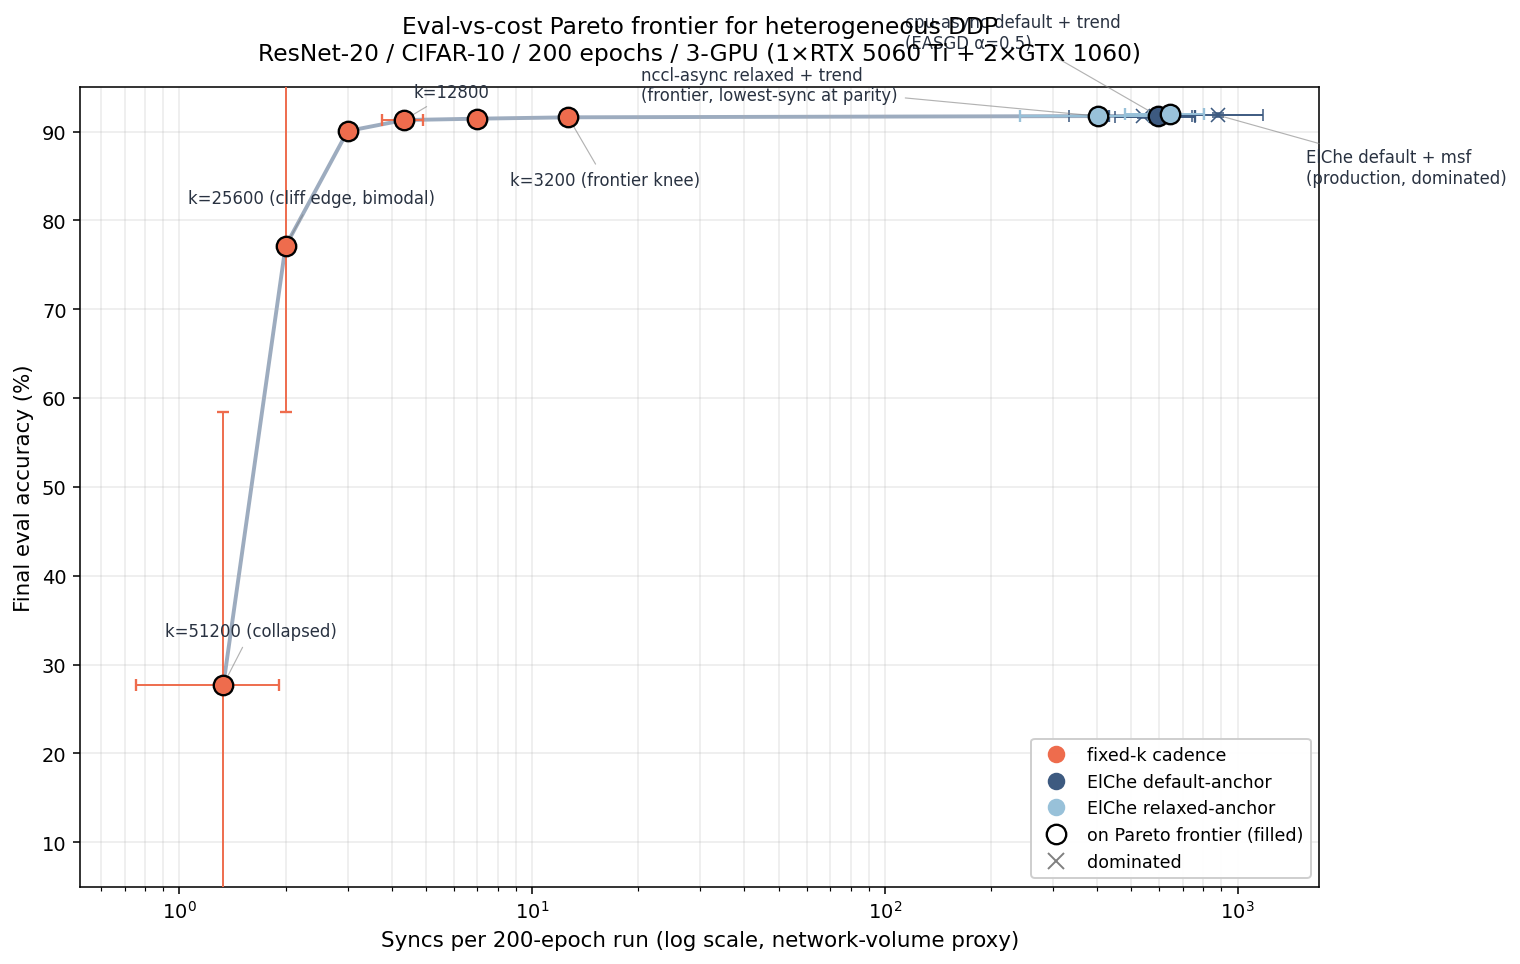

The script that saved this image:
"""Pareto frontier aggregator — cross-sweep eval-vs-syncs characterization.

The publishable result is the empirical eval-vs-cost Pareto frontier across
all 200-epoch configurations on disk. This script pulls cells from three
sweep dirs:

  - passive-observation/      (default-anchor; cpu-async = EASGD α=0.5)
  - relaxed-anchor/           (relaxed-anchor on nccl-async)
  - cliff-bracket/            (fixed-k cliff)

and produces:

  - per-config aggregate (mean ± sd over seeds)
  - frontier identification (non-dominated configs on (mean_syncs, mean_eval))
  - dominated configs with the dominator listed

Cost axis: syncs / 200ep (network-volume proxy at fixed model size). Eval axis:
held-out test accuracy.

Run from project root:
    python3 research/elche-msf/data/pareto-frontier/pareto.py
"""
import os
import re
from statistics import mean, stdev

PROJECT_ROOT = os.path.normpath(
    os.path.join(os.path.dirname(__file__), "..", "..", "..", "..")
)
RUNS_DIR = os.path.join("research", "elche-msf", "data")


# ---------------------------------------------------------------------------
# Cell registry — every per-seed run dir we want on the Pareto plot.
# Format: (config_label, seed, report_path_relative_to_project_root)
# ---------------------------------------------------------------------------

CELLS = []

# default-anchor (passive-observation): 5 seeds × 2 modes × 2 guards
for seed in range(5):
    for mode in ("nccl-async", "cpu-async"):
        for guard in ("trend", "msf"):
            CELLS.append((
                f"{mode} default {guard}",
                seed,
                f"{RUNS_DIR}/passive-observation/seed-{seed}-{mode}-{guard}/report.md",
            ))

# relaxed-anchor: nccl-async × 5 seeds × 2 guards
for seed in range(5):
    for guard in ("trend", "msf"):
        CELLS.append((
            f"nccl-async relaxed {guard}",
            seed,
            f"{RUNS_DIR}/relaxed-anchor/seed-{seed}-nccl-async-{guard}-relaxed/report.md",
        ))

# fixed-k cliff (cliff-bracket): 3 seeds × 6 k values
for seed in range(3):
    for k in (3200, 6400, 12800, 16000, 25600, 51200):
        CELLS.append((
            f"fixed k={k}",
            seed,
            f"{RUNS_DIR}/cliff-bracket/seed-{seed}-fixed-k-{k}/report.md",
        ))


# ---------------------------------------------------------------------------
# Parser — pull eval, syncs, total_s from the Per-Model Results row
# ---------------------------------------------------------------------------

def parse_main(path):
    full = os.path.join(PROJECT_ROOT, path)
    if not os.path.exists(full):
        return None
    with open(full) as f:
        text = f.read()
    m = re.search(
        r"\| (\S+) \| ([\d.]+) \| ([\d.]+) \| [+-][\d.]+ \| ([\d.]+) \| (\d+) \|",
        text,
    )
    if not m:
        return None
    return {
        "mode": m.group(1),
        "loss": float(m.group(2)),
        "eval": float(m.group(3)),
        "total_s": float(m.group(4)),
        "syncs": int(m.group(5)),
    }


# ---------------------------------------------------------------------------
# Load all cells, group by config
# ---------------------------------------------------------------------------

def msd(xs):
    n = len(xs)
    if n == 0: return None, None
    m = sum(xs) / n
    if n == 1: return m, 0.0
    return m, (sum((x - m) ** 2 for x in xs) / (n - 1)) ** 0.5


configs = {}
missing = []
for label, seed, path in CELLS:
    rec = parse_main(path)
    if rec is None:
        missing.append((label, seed, path))
        continue
    configs.setdefault(label, []).append((seed, rec))

print("=" * 100)
print(" PARETO FRONTIER AGGREGATION — eval vs cost (syncs/200ep)")
print("=" * 100)
print(f" Loaded {sum(len(v) for v in configs.values())} cells across {len(configs)} configurations.")
if missing:
    print(f" {len(missing)} cells missing on disk:")
    for lbl, s, p in missing[:5]:
        print(f"   {lbl}  seed={s}  {p}")
    if len(missing) > 5:
        print(f"   ... +{len(missing) - 5} more")
print()


# ---------------------------------------------------------------------------
# Per-config aggregate
# ---------------------------------------------------------------------------

per_config = {}
for label, recs in configs.items():
    evals = [r["eval"] for _, r in recs]
    syncs = [r["syncs"] for _, r in recs]
    wall = [r["total_s"] for _, r in recs]
    em, esd = msd(evals)
    sm, ssd = msd(syncs)
    wm, wsd = msd(wall)
    per_config[label] = {
        "n": len(recs),
        "eval_mean": em, "eval_sd": esd,
        "syncs_mean": sm, "syncs_sd": ssd,
        "wall_mean": wm, "wall_sd": wsd,
    }


# ---------------------------------------------------------------------------
# Pareto frontier — config A is dominated if exists B with B.eval > A.eval
# AND B.syncs < A.syncs. Strict domination on both axes.
# ---------------------------------------------------------------------------

labels_sorted = sorted(
    per_config.keys(),
    key=lambda lab: per_config[lab]["syncs_mean"],
)

frontier = []
dominated = {}
EPS_EVAL = 1e-4   # eval ties under this are ignored for domination
EPS_SYNC = 0.5    # sync ties under 0.5 are ignored

for a in labels_sorted:
    A = per_config[a]
    dominator = None
    for b in labels_sorted:
        if a == b:
            continue
        B = per_config[b]
        if (B["eval_mean"] > A["eval_mean"] + EPS_EVAL
            and B["syncs_mean"] < A["syncs_mean"] - EPS_SYNC):
            dominator = b
            break
    if dominator is None:
        frontier.append(a)
    else:
        dominated[a] = dominator


# ---------------------------------------------------------------------------
# Output: full table sorted by sync count, frontier marked
# ---------------------------------------------------------------------------

print("-" * 100)
print(" Per-config aggregate (sorted by mean sync count, ascending)")
print("-" * 100)
print(f" {'config':<32} {'n':>3}  {'eval mean ± sd':>17}  {'syncs mean ± sd':>17}  {'wall (s) mean ± sd':>20}  status")
print(" " + "-" * 99)
for label in labels_sorted:
    c = per_config[label]
    n = c["n"]
    em = c["eval_mean"] * 100
    esd = c["eval_sd"] * 100
    sm = c["syncs_mean"]
    ssd = c["syncs_sd"]
    wm = c["wall_mean"]
    wsd = c["wall_sd"]
    if label in dominated:
        status = f"dominated by {dominated[label]}"
    else:
        status = "FRONTIER" if n >= 3 else "frontier (n<3)"
    print(
        f" {label:<32} {n:>3}  {em:>6.2f}% ± {esd:>4.2f}     {sm:>8.0f} ± {ssd:>5.0f}     {wm:>8.1f} ± {wsd:>5.1f}     {status}"
    )

print()
print("-" * 100)
print(" Pareto frontier (non-dominated configs, sorted by sync count)")
print("-" * 100)
for label in labels_sorted:
    if label not in frontier:
        continue
    c = per_config[label]
    n_marker = "" if c["n"] >= 3 else f"  [n={c['n']}]"
    print(
        f"  {label:<32}  eval = {c['eval_mean']*100:>5.2f}%  syncs = {c['syncs_mean']:>6.0f}{n_marker}"
    )

print()
print("-" * 100)
print(" ASCII Pareto scatter (eval vs syncs, x is log-spaced)")
print("-" * 100)

# Simple log-x scatter, 80 cols wide, plot eval ∈ [10, 92] mapped to ~20 rows
import math
def log10_safe(x):
    return math.log10(max(x, 1))

x_min = log10_safe(min(c["syncs_mean"] for c in per_config.values()))
x_max = log10_safe(max(c["syncs_mean"] for c in per_config.values()))
y_min = 10
y_max = 92
W = 70
H = 22

grid = [[" "] * W for _ in range(H)]
for label, c in per_config.items():
    xn = (log10_safe(c["syncs_mean"]) - x_min) / (x_max - x_min)
    yn = (c["eval_mean"] * 100 - y_min) / (y_max - y_min)
    col = max(0, min(W - 1, int(xn * (W - 1))))
    row = max(0, min(H - 1, H - 1 - int(yn * (H - 1))))
    marker = "F" if label in frontier else "x"
    if grid[row][col] in (" ", "x") or marker == "F":
        grid[row][col] = marker

print(f"  {'eval %':>7}")
for r, line in enumerate(grid):
    yval = y_max - (y_max - y_min) * r / (H - 1)
    label_y = f"{yval:>6.1f}" if r % 4 == 0 else "      "
    print(f"  {label_y} | {''.join(line)}")
print(f"          +{'-' * W}")
print(f"           1{' ' * (W // 4 - 4)}10{' ' * (W // 4 - 5)}100{' ' * (W // 4 - 6)}1000   syncs/200ep (log)")
print(f"  Legend: F = on Pareto frontier;  x = dominated configuration")

print()
print("-" * 100)
print(" Writing matplotlib plot")
print("-" * 100)

try:
    import matplotlib
    matplotlib.use("Agg")
    import matplotlib.pyplot as plt
    from matplotlib.patches import FancyArrowPatch

    fig, ax = plt.subplots(figsize=(11, 7), dpi=120)

    # Frontier line — sort frontier configs by sync count, draw step-function
    frontier_pts = sorted(
        [(per_config[lab]["syncs_mean"], per_config[lab]["eval_mean"] * 100, lab)
         for lab in frontier],
        key=lambda t: t[0],
    )
    # The Pareto frontier in (lower-cost, higher-eval) is the upper-left envelope.
    # We trace it as a piecewise-linear curve through the eval-monotone-increasing
    # subsequence (so it doesn't dip into collapse cells).
    upper_envelope = []
    for x, y, lab in frontier_pts:
        if not upper_envelope or y > upper_envelope[-1][1]:
            upper_envelope.append((x, y, lab))
    if len(upper_envelope) > 1:
        ax.plot(
            [p[0] for p in upper_envelope],
            [p[1] for p in upper_envelope],
            color="#3d5a80", linewidth=2, alpha=0.5, zorder=1,
            label="Pareto frontier (upper envelope)",
        )

    # Scatter all configs, color-code by family
    family_color = {
        "fixed":     "#ee6c4d",   # warm — fixed-k cliff axis
        "default":   "#3d5a80",   # blue — production default
        "relaxed":   "#98c1d9",   # light blue — relaxed-anchor
    }
    def family_of(label):
        if "fixed" in label: return "fixed"
        if "relaxed" in label: return "relaxed"
        return "default"

    for label, c in per_config.items():
        fam = family_of(label)
        on_front = label in frontier
        marker = "o" if on_front else "x"
        size = 110 if on_front else 70
        edgecolor = "black" if on_front else family_color[fam]
        ax.errorbar(
            c["syncs_mean"], c["eval_mean"] * 100,
            xerr=c["syncs_sd"] if c["n"] > 1 else None,
            yerr=c["eval_sd"] * 100 if c["n"] > 1 else None,
            fmt=marker, markersize=10 if on_front else 7,
            color=family_color[fam], ecolor=family_color[fam], elinewidth=1, capsize=3,
            markeredgecolor=edgecolor, markeredgewidth=1.2 if on_front else 0.8,
            zorder=3 if on_front else 2,
        )

    # Annotate noteworthy points
    annotation_overrides = {
        "nccl-async default msf":   ("ElChe default + msf\n(production, dominated)", (45, -35)),
        "cpu-async default trend":  ("cpu-async default + trend\n(EASGD α=0.5)", (-130, 35)),
        "nccl-async relaxed trend": ("nccl-async relaxed + trend\n(frontier, lowest-sync at parity)", (-235, 8)),
        "fixed k=3200":             ("k=3200 (frontier knee)", (-30, -35)),
        "fixed k=12800":            ("k=12800", (5, 12)),
        "fixed k=25600":            ("k=25600 (cliff edge, bimodal)", (-50, 22)),
        "fixed k=51200":            ("k=51200 (collapsed)", (-30, 25)),
    }
    for label, (text, offset) in annotation_overrides.items():
        if label not in per_config:
            continue
        c = per_config[label]
        ax.annotate(
            text,
            xy=(c["syncs_mean"], c["eval_mean"] * 100),
            xytext=offset, textcoords="offset points",
            fontsize=8.5, color="#293241",
            arrowprops=dict(arrowstyle="-", color="gray", linewidth=0.6, alpha=0.6),
        )

    # Family legend
    from matplotlib.lines import Line2D
    legend_handles = [
        Line2D([0], [0], marker="o", linestyle="", color=family_color["fixed"],
               markersize=8, label="fixed-k cadence"),
        Line2D([0], [0], marker="o", linestyle="", color=family_color["default"],
               markersize=8, label="ElChe default-anchor"),
        Line2D([0], [0], marker="o", linestyle="", color=family_color["relaxed"],
               markersize=8, label="ElChe relaxed-anchor"),
        Line2D([0], [0], marker="o", linestyle="", color="white",
               markeredgecolor="black", markeredgewidth=1.2, markersize=10,
               label="on Pareto frontier (filled)"),
        Line2D([0], [0], marker="x", linestyle="", color="gray",
               markersize=8, label="dominated"),
    ]
    ax.legend(handles=legend_handles, loc="lower right", framealpha=0.95, fontsize=9)

    ax.set_xscale("log")
    ax.set_xlabel("Syncs per 200-epoch run (log scale, network-volume proxy)", fontsize=11)
    ax.set_ylabel("Final eval accuracy (%)", fontsize=11)
    ax.set_title(
        "Eval-vs-cost Pareto frontier for heterogeneous DDP\n"
        "ResNet-20 / CIFAR-10 / 200 epochs / 3-GPU (1×RTX 5060 Ti + 2×GTX 1060)",
        fontsize=12, pad=14,
    )
    ax.grid(True, which="both", alpha=0.25)
    ax.set_ylim(5, 95)

    out_path = os.path.join(
        PROJECT_ROOT, RUNS_DIR, "pareto-frontier", "pareto.png",
    )
    plt.tight_layout()
    plt.savefig(out_path, dpi=140, bbox_inches="tight")
    plt.close(fig)
    print(f" Wrote {out_path}")

    # Zoomed-in version on the safe regime (eval > 89%) for paper figure
    fig2, ax2 = plt.subplots(figsize=(11, 6.5), dpi=120)
    safe_configs = [
        (lab, c) for lab, c in per_config.items()
        if c["eval_mean"] * 100 >= 89
    ]
    for label, c in safe_configs:
        fam = family_of(label)
        on_front = label in frontier
        marker = "o" if on_front else "x"
        ax2.errorbar(
            c["syncs_mean"], c["eval_mean"] * 100,
            xerr=c["syncs_sd"] if c["n"] > 1 else None,
            yerr=c["eval_sd"] * 100 if c["n"] > 1 else None,
            fmt=marker, markersize=11 if on_front else 8,
            color=family_color[fam], ecolor=family_color[fam], elinewidth=1, capsize=3,
            markeredgecolor="black" if on_front else family_color[fam],
            markeredgewidth=1.4 if on_front else 0.8,
            zorder=3 if on_front else 2,
        )
    safe_envelope = [(x, y, lab) for x, y, lab in upper_envelope if y >= 89]
    if len(safe_envelope) > 1:
        ax2.plot(
            [p[0] for p in safe_envelope],
            [p[1] for p in safe_envelope],
            color="#3d5a80", linewidth=2, alpha=0.5, zorder=1,
            label="Pareto frontier (upper envelope)",
        )

    for label, (text, offset) in annotation_overrides.items():
        if label not in per_config:
            continue
        c = per_config[label]
        if c["eval_mean"] * 100 < 89:
            continue
        ax2.annotate(
            text,
            xy=(c["syncs_mean"], c["eval_mean"] * 100),
            xytext=offset, textcoords="offset points",
            fontsize=9, color="#293241",
            arrowprops=dict(arrowstyle="-", color="gray", linewidth=0.6, alpha=0.6),
        )

    ax2.legend(handles=legend_handles, loc="lower right", framealpha=0.95, fontsize=9)
    ax2.set_xscale("log")
    ax2.set_xlabel("Syncs per 200-epoch run (log scale, network-volume proxy)", fontsize=11)
    ax2.set_ylabel("Final eval accuracy (%)", fontsize=11)
    ax2.set_title(
        "Eval-vs-cost Pareto frontier — safe regime (eval ≥ 89%)\n"
        "ResNet-20 / CIFAR-10 / 200 epochs / 3-GPU heterogeneous",
        fontsize=12, pad=14,
    )
    ax2.grid(True, which="both", alpha=0.25)
    ax2.set_ylim(89.5, 92.5)

    out_path2 = os.path.join(
        PROJECT_ROOT, RUNS_DIR, "pareto-frontier", "pareto-safe-zoom.png",
    )
    plt.tight_layout()
    plt.savefig(out_path2, dpi=140, bbox_inches="tight")
    plt.close(fig2)
    print(f" Wrote {out_path2}")
except ImportError:
    print(" matplotlib not installed — install with `pip install --user --break-system-packages matplotlib`")

print()
print("=" * 100)
print(" SUMMARY")
print("=" * 100)
print(f" Configurations on frontier: {len(frontier)}")
print(f" Configurations dominated:   {len(dominated)}")
print(f" Total cells loaded:         {sum(len(v) for v in configs.values())}")
print(f" Cells missing on disk:      {len(missing)}")
print()
print(" Production default verdict (ElChe default + msf):")
default_label = "nccl-async default msf"
if default_label in per_config:
    c = per_config[default_label]
    if default_label in dominated:
        print(f"   eval = {c['eval_mean']*100:.2f}% ± {c['eval_sd']*100:.2f}, syncs = {c['syncs_mean']:.0f} ± {c['syncs_sd']:.0f}")
        print(f"   DOMINATED by: {dominated[default_label]}")
    else:
        print(f"   on frontier — eval = {c['eval_mean']*100:.2f}%, syncs = {c['syncs_mean']:.0f}")
print()
print(" cpu-async default candidacy check (EASGD α=0.5 cohort):")
for label in ("cpu-async default msf", "cpu-async default trend"):
    if label in per_config:
        c = per_config[label]
        marker = "" if c["n"] >= 3 else f" (n={c['n']}, needs multi-seed)"
        on_front = "FRONTIER" if label in frontier else f"dominated by {dominated.get(label, '?')}"
        print(f"   {label}: eval = {c['eval_mean']*100:.2f}%, syncs = {c['syncs_mean']:.0f}{marker}  →  {on_front}")
